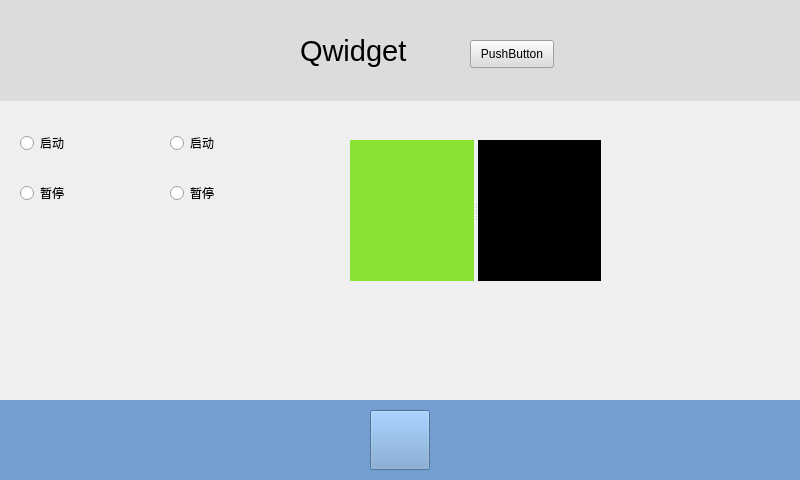
<?xml version="1.0" encoding="UTF-8"?>
<ui version="4.0">
 <class>Widget</class>
 <widget class="QWidget" name="Widget">
  <property name="geometry">
   <rect>
    <x>0</x>
    <y>0</y>
    <width>800</width>
    <height>480</height>
   </rect>
  </property>
  <property name="windowTitle">
   <string>Widget</string>
  </property>
  <widget class="QWidget" name="widget" native="true">
   <property name="geometry">
    <rect>
     <x>0</x>
     <y>0</y>
     <width>801</width>
     <height>101</height>
    </rect>
   </property>
   <property name="styleSheet">
    <string notr="true">QWidget{background-color:  rgb(220,220,220)}</string>
   </property>
   <widget class="QLabel" name="label">
    <property name="geometry">
     <rect>
      <x>300</x>
      <y>30</y>
      <width>121</width>
      <height>41</height>
     </rect>
    </property>
    <property name="font">
     <font>
      <pointsize>22</pointsize>
     </font>
    </property>
    <property name="text">
     <string>Qwidget</string>
    </property>
   </widget>
   <widget class="QPushButton" name="pushButton">
    <property name="geometry">
     <rect>
      <x>470</x>
      <y>40</y>
      <width>84</width>
      <height>28</height>
     </rect>
    </property>
    <property name="text">
     <string>PushButton</string>
    </property>
   </widget>
  </widget>
  <widget class="QWidget" name="widget_2" native="true">
   <property name="geometry">
    <rect>
     <x>0</x>
     <y>400</y>
     <width>801</width>
     <height>80</height>
    </rect>
   </property>
   <property name="styleSheet">
    <string notr="true">background-color: rgb(114, 159, 207);</string>
   </property>
   <widget class="QPushButton" name="pushButton_2">
    <property name="geometry">
     <rect>
      <x>370</x>
      <y>10</y>
      <width>60</width>
      <height>60</height>
     </rect>
    </property>
    <property name="text">
     <string/>
    </property>
   </widget>
  </widget>
  <widget class="QRadioButton" name="radioButton">
   <property name="geometry">
    <rect>
     <x>20</x>
     <y>130</y>
     <width>106</width>
     <height>26</height>
    </rect>
   </property>
   <property name="text">
    <string>启动</string>
   </property>
   <attribute name="buttonGroup">
    <string notr="true">buttonGroup</string>
   </attribute>
  </widget>
  <widget class="QRadioButton" name="radioButton_2">
   <property name="geometry">
    <rect>
     <x>20</x>
     <y>180</y>
     <width>106</width>
     <height>26</height>
    </rect>
   </property>
   <property name="text">
    <string>暂停</string>
   </property>
   <attribute name="buttonGroup">
    <string notr="true">buttonGroup</string>
   </attribute>
  </widget>
  <widget class="QRadioButton" name="radioButton_3">
   <property name="geometry">
    <rect>
     <x>170</x>
     <y>130</y>
     <width>106</width>
     <height>26</height>
    </rect>
   </property>
   <property name="text">
    <string>启动</string>
   </property>
   <attribute name="buttonGroup">
    <string notr="true">buttonGroup_2</string>
   </attribute>
  </widget>
  <widget class="QRadioButton" name="radioButton_4">
   <property name="geometry">
    <rect>
     <x>170</x>
     <y>180</y>
     <width>106</width>
     <height>26</height>
    </rect>
   </property>
   <property name="text">
    <string>暂停</string>
   </property>
   <attribute name="buttonGroup">
    <string notr="true">buttonGroup_2</string>
   </attribute>
  </widget>
  <widget class="QSplitter" name="splitter">
   <property name="geometry">
    <rect>
     <x>350</x>
     <y>140</y>
     <width>251</width>
     <height>141</height>
    </rect>
   </property>
   <property name="orientation">
    <enum>Qt::Horizontal</enum>
   </property>
   <property name="opaqueResize">
    <bool>true</bool>
   </property>
   <widget class="QWidget" name="widget_3" native="true">
    <property name="styleSheet">
     <string notr="true">QWidget{background-color:rgb(138, 226, 52)}</string>
    </property>
   </widget>
   <widget class="QWidget" name="widget_4" native="true">
    <property name="styleSheet">
     <string notr="true">QWidget{background-color:black}</string>
    </property>
   </widget>
  </widget>
 </widget>
 <resources/>
 <connections/>
 <buttongroups>
  <buttongroup name="buttonGroup">
   <property name="exclusive">
    <bool>true</bool>
   </property>
  </buttongroup>
  <buttongroup name="buttonGroup_2">
   <property name="exclusive">
    <bool>false</bool>
   </property>
  </buttongroup>
  <buttongroup name="buttonGroup_3"/>
 </buttongroups>
</ui>
